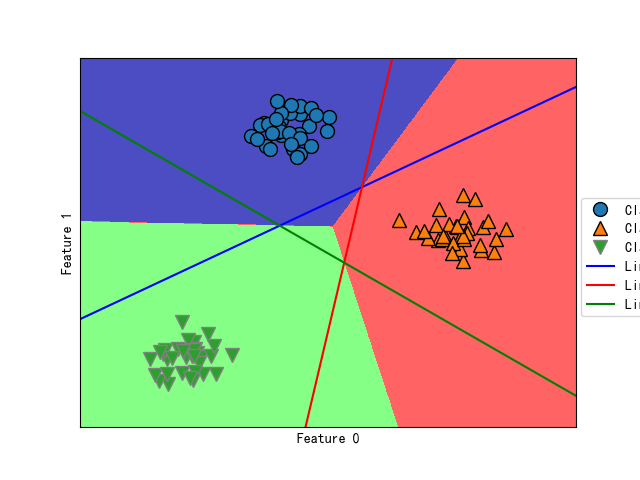

This figure's Python source:
from mglearn import discrete_scatter
from mglearn.plot_2d_separator import plot_2d_classification
from sklearn.datasets import make_blobs
from sklearn.svm import LinearSVC

from myImport import *

if __name__ == '__main__':
    # 加载数据
    X, y = make_blobs(random_state=42)

    # 构建、训练模型
    linear_svm = LinearSVC().fit(X, y)

    plot_2d_classification(linear_svm, X, fill=True, alpha=.7)
    discrete_scatter(X[:, 0], X[:, 1], y)
    line = np.linspace(-15, 15)
    for coef, intercept, color in zip(linear_svm.coef_, linear_svm.intercept_,
                                      ['b', 'r', 'g']):
        plt.plot(line, -(line * coef[0] + intercept) / coef[1], c=color)
    plt.legend(['Class 0', 'Class 1', 'Class 2', 'Line class 0', 'Line class 1',
                'Line class 2'], loc=(1.01, 0.3))
    plt.xlabel("Feature 0")
    plt.ylabel("Feature 1")
    plt.savefig("二维可视化LinearSVC_blobs.png")
    plt.show()